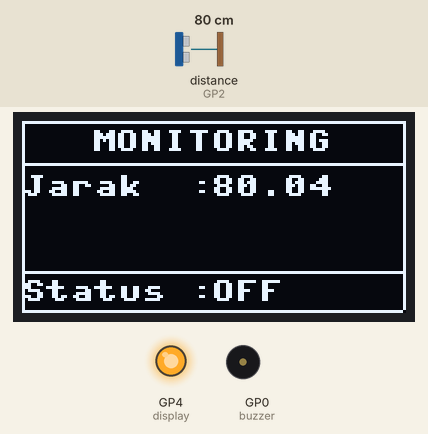
Bench run of a program on a simulated Raspberry Pi Pico running MicroPython. Shown: 128×64 one-colour display, output pins drawn as LEDs (lit = HIGH), buzzer (waves = sounding, pin HIGH). The inputs (shaded band) are chosen by the test bench; at power-on: distance to the obstacle (sensor on GP2) 80 cm. The echo pulse lasts 58.3 µs per cm; library files of the repository ran but are not shown: sh1106.py; pins used as bus, display or sensor lines are not drawn; what the program prints to the serial console is not drawn.

Above: at 1.2 s.
1.3 s: distance to the obstacle (sensor on GP2) set to 27 cm
At 3.3 s:
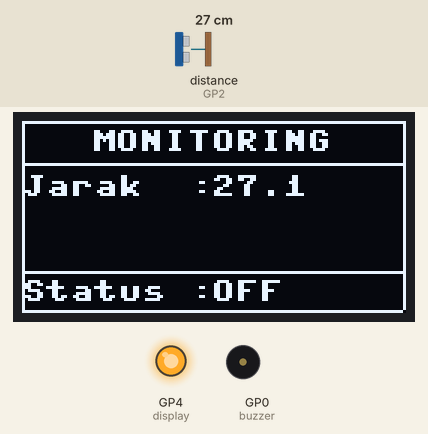
3.6 s: distance to the obstacle (sensor on GP2) set to 22 cm
At 5.0 s:
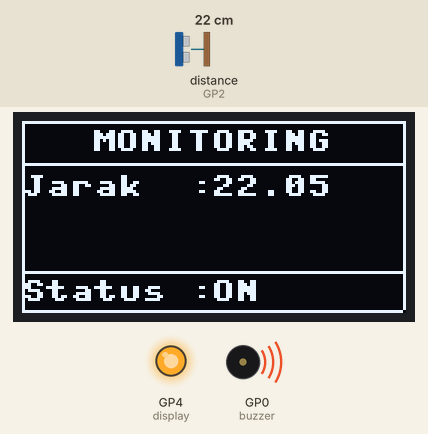
5.7 s: distance to the obstacle (sensor on GP2) set to 2 cm
At 7.7 s:
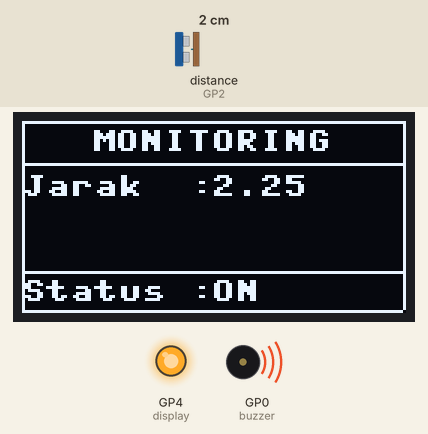
Timing chart, 0 to 9.2 s (numbered marks = the images above; inputs shaded):
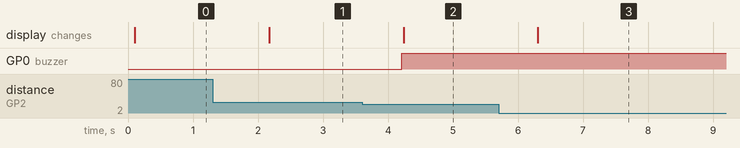

The program:

tesHSRF05-OLED-BUZZER.py
```python
from machine import Pin,I2C
from sh1106 import SH1106_I2C
import utime

i2c=I2C(0, sda=Pin(8), scl=Pin(9), freq=400000)
display = SH1106_I2C(128, 64, i2c, Pin(4), 0x3c)
buzzer = Pin(0, Pin.OUT)

trigger = Pin(3, Pin.OUT)
echo = Pin(2, Pin.IN)
def ultrasonnic():
    timepassed=0
    trigger.low()
    utime.sleep_us(2)
    trigger.high()
    utime.sleep_us(5)
    trigger.low()
    while echo.value() == 0:
        signaloff = utime.ticks_us()
    while echo.value() == 1:
        signalon = utime.ticks_us()
    timepassed = signalon - signaloff
    distance_cm = (timepassed * 0.0343) / 2
    distance_cm = round(distance_cm,2)

    return distance_cm

while True:
    jarak = ultrasonnic()

    print("============================")
    print("     SENSOR HSRF-05         ")
    print("----------------------------")
    print("Jarak        :",jarak)
    print("----------------------------")

    if jarak <= 25:
        print("**********")
        stsBz = "ON"
        buzzer.on()
        print(" Alarm ON ")
        print("**********")
    else:
        print("**********")
        stsBz = "OFF"
        buzzer.off()
        print(" Alarm OFF ")
        print("**********")

    display.fill(0)
    display.text('MONITORING',23, 3, 1)
    display.text('Jarak  : ',0, 18, 1)
    display.text(str(jarak),63, 18, 1)
    display.text('Status :',0, 53, 1)
    display.text(stsBz,63, 53, 1)
    display.hline(0, 63, 127, 1)
    display.hline(0, 0, 127, 1)
    display.hline(0, 14, 127, 1)
    display.hline(0, 50, 127, 1)
    display.vline(0, 0, 63, 1)
    display.vline(127, 0, 63, 1)
    display.show()

    utime.sleep(1)
```

Measured:
- the behaviour switches between 25 and 24 cm on distance to the obstacle (sensor on GP2) (found by bisection; images 1 and 2)
- after the input at 1.3 s, the display: changes after 0.87 s (image 1)
- after the input at 3.6 s, GP0 (buzzer): LOW → HIGH after 0.61 s; the display: changes after 0.64 s (image 2)
- after the input at 5.7 s, the display: changes after 0.60 s (image 3)
